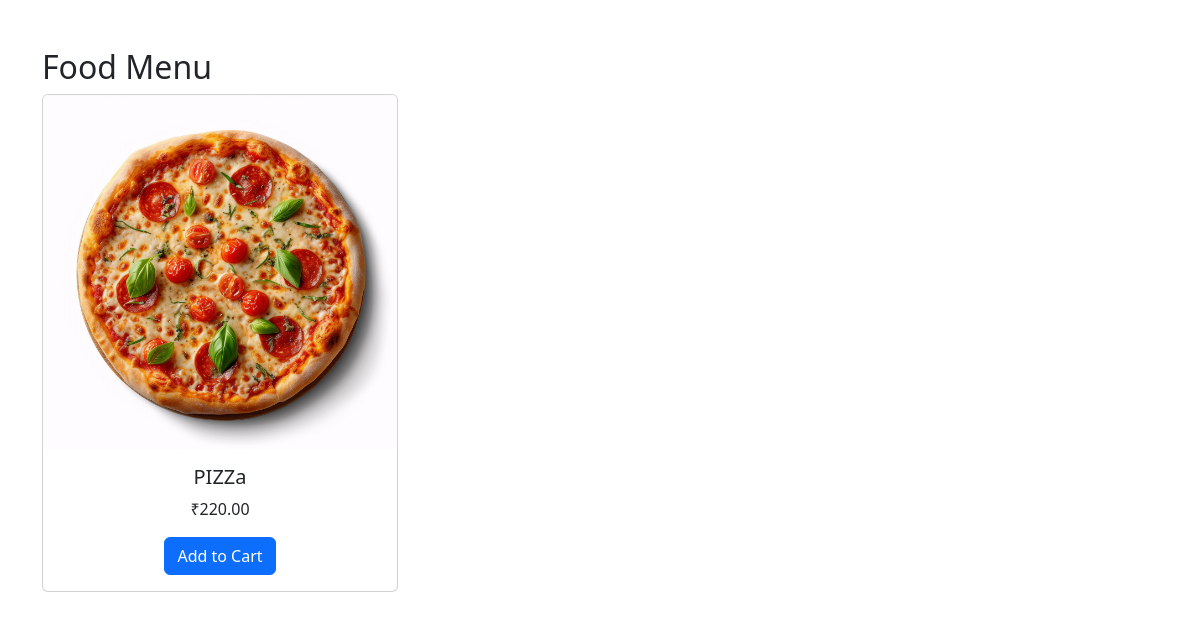
Before: /menu/ with the older database file.
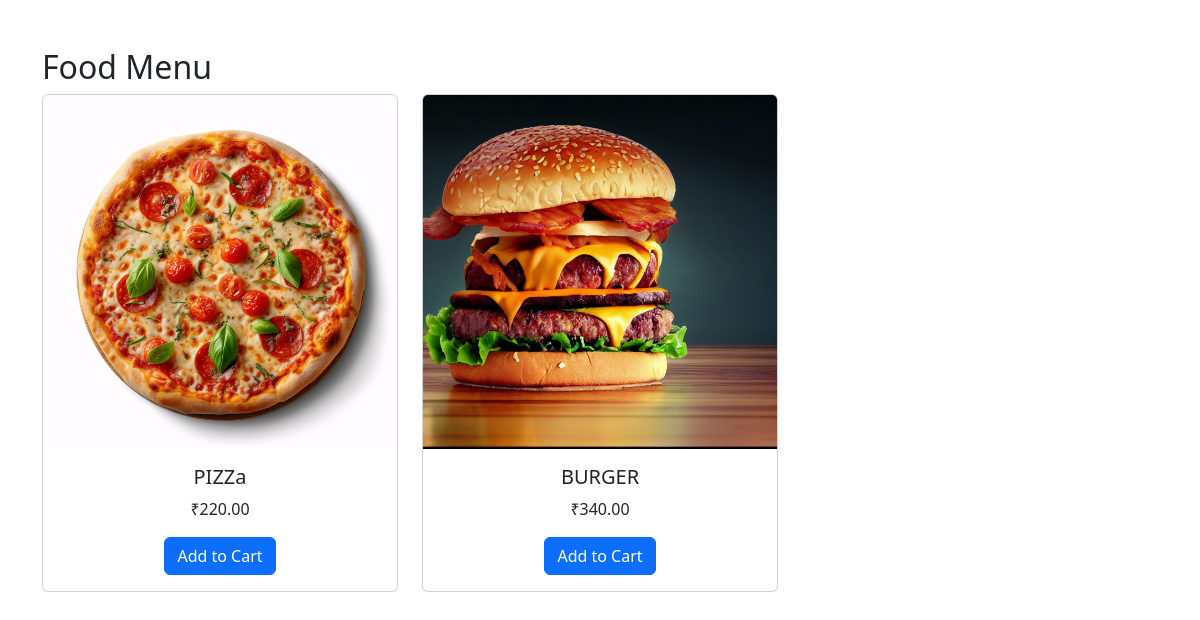
After: the same page with the newer database file.
### menu/models.py (models this page shows, shortened)
class FoodItem(models.Model):
    name = models.CharField(max_length=100)
    description = models.TextField(blank=True)
    price = models.DecimalField(max_digits=6, decimal_places=2)
    image = models.ImageField(upload_to='food_images/')
    category = models.CharField(max_length=50)

### menu/views.py (the view)
# urls.py: path('', views.menu_list, name='menu_list'),
def menu_list(request):
    items = FoodItem.objects.all()
    return render(request, 'menu/menu_list.html', {'items': items})

### menu/templates/menu/menu_list.html (shortened to what this page needs)
<!DOCTYPE html>
<html>
<head>
    <link rel="stylesheet" href="https://cdn.jsdelivr.net/npm/bootstrap@5.3.0/dist/css/bootstrap.min.css">
</head>
<body>
    <div class="container mt-5">
  <h2>Food Menu</h2>
  <div class="row">
    {% for item in items %}
    <div class="col-md-4 mb-4">
      <div class="card h-100">
        <img src="{{ item.image.url }}" class="card-img-top" alt="{{ item.name }}">
        <div class="card-body text-center">
          <h5 class="card-title">{{ item.name }}</h5>
          <p class="card-text">₹{{ item.price }}</p>
          <a href="{% url 'add_to_cart' item.id %}" class="btn btn-primary">Add to Cart</a>
        </div>
      </div>
    </div>
    {% endfor %}
  </div>
</div>
</body>
</html>

Changed rows visible on the page:
added FoodItem: image (picture), name "BURGER", price "340.00"
